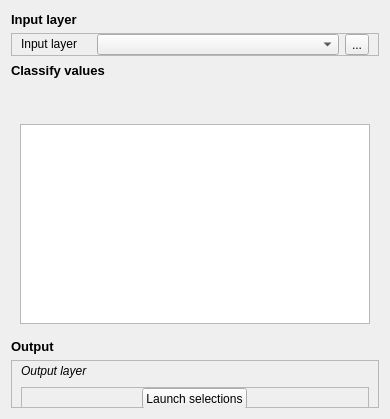
             <widget class="QWidget" name="selectionTab">
              <attribute name="title">
               <string>3 - Classification</string>
              </attribute>
              <layout class="QVBoxLayout" name="verticalLayout_2">
               <item>
                <widget class="QLabel" name="label_27">
                 <property name="minimumSize">
                  <size>
                   <width>0</width>
                   <height>16</height>
                  </size>
                 </property>
                 <property name="font">
                  <font>
                   <pointsize>10</pointsize>
                   <weight>75</weight>
                   <bold>true</bold>
                  </font>
                 </property>
                 <property name="text">
                  <string>Input layer</string>
                 </property>
                </widget>
               </item>
               <item>
                <widget class="QFrame" name="frame_6">
                 <property name="frameShape">
                  <enum>QFrame::StyledPanel</enum>
                 </property>
                 <property name="frameShadow">
                  <enum>QFrame::Raised</enum>
                 </property>
                 <layout class="QHBoxLayout" name="horizontalLayout">
                  <property name="topMargin">
                   <number>0</number>
                  </property>
                  <property name="bottomMargin">
                   <number>0</number>
                  </property>
                  <item>
                   <widget class="QLabel" name="selectionLayerLabel_7">
                    <property name="sizePolicy">
                     <sizepolicy hsizetype="Fixed" vsizetype="Fixed">
                      <horstretch>0</horstretch>
                      <verstretch>0</verstretch>
                     </sizepolicy>
                    </property>
                    <property name="minimumSize">
                     <size>
                      <width>70</width>
                      <height>16</height>
                     </size>
                    </property>
                    <property name="maximumSize">
                     <size>
                      <width>70</width>
                      <height>16777215</height>
                     </size>
                    </property>
                    <property name="layoutDirection">
                     <enum>Qt::LeftToRight</enum>
                    </property>
                    <property name="text">
                     <string>Input layer</string>
                    </property>
                   </widget>
                  </item>
                  <item>
                   <widget class="QgsMapLayerComboBox" name="selectionInLayerCombo_2">
                    <property name="sizePolicy">
                     <sizepolicy hsizetype="Expanding" vsizetype="Fixed">
                      <horstretch>0</horstretch>
                      <verstretch>0</verstretch>
                     </sizepolicy>
                    </property>
                    <property name="minimumSize">
                     <size>
                      <width>0</width>
                      <height>21</height>
                     </size>
                    </property>
                    <property name="maximumSize">
                     <size>
                      <width>16777215</width>
                      <height>21</height>
                     </size>
                    </property>
                   </widget>
                  </item>
                  <item>
                   <widget class="QToolButton" name="landuseInputLayer_2">
                    <property name="text">
                     <string>...</string>
                    </property>
                   </widget>
                  </item>
                 </layout>
                </widget>
               </item>
               <item>
                <widget class="QLabel" name="label_26">
                 <property name="minimumSize">
                  <size>
                   <width>0</width>
                   <height>16</height>
                  </size>
                 </property>
                 <property name="font">
                  <font>
                   <pointsize>10</pointsize>
                   <weight>75</weight>
                   <bold>true</bold>
                  </font>
                 </property>
                 <property name="text">
                  <string>Classify values</string>
                 </property>
                </widget>
               </item>
               <item>
                <widget class="QFrame" name="frictionFrame">
                 <property name="frameShape">
                  <enum>QFrame::NoFrame</enum>
                 </property>
                 <property name="frameShadow">
                  <enum>QFrame::Raised</enum>
                 </property>
                 <layout class="QVBoxLayout" name="verticalLayout_11">
                  <item>
                   <widget class="QFrame" name="frictionButtonsFrame">
                    <property name="sizePolicy">
                     <sizepolicy hsizetype="Expanding" vsizetype="Fixed">
                      <horstretch>0</horstretch>
                      <verstretch>0</verstretch>
                     </sizepolicy>
                    </property>
                    <property name="minimumSize">
                     <size>
                      <width>0</width>
                      <height>25</height>
                     </size>
                    </property>
                    <property name="frameShape">
                     <enum>QFrame::NoFrame</enum>
                    </property>
                    <property name="frameShadow">
                     <enum>QFrame::Raised</enum>
                    </property>
                    <widget class="QToolButton" name="frictionLoadClass">
                     <property name="geometry">
                      <rect>
                       <x>0</x>
                       <y>0</y>
                       <width>25</width>
                       <height>25</height>
                      </rect>
                     </property>
                     <property name="minimumSize">
                      <size>
                       <width>25</width>
                       <height>25</height>
                      </size>
                     </property>
                     <property name="toolTip">
                      <string>Reload classes</string>
                     </property>
                     <property name="text">
                      <string/>
                     </property>
                     <property name="icon">
                      <iconset resource="../BioDispersal/resources.qrc">
                       <normaloff>:/plugins/BioDispersal/icons/mActionRefresh.svg</normaloff>:/plugins/BioDispersal/icons/mActionRefresh.svg</iconset>
                     </property>
                     <property name="autoRaise">
                      <bool>true</bool>
                     </property>
                    </widget>
                    <widget class="QToolButton" name="frictionLoad">
                     <property name="geometry">
                      <rect>
                       <x>30</x>
                       <y>0</y>
                       <width>25</width>
                       <height>25</height>
                      </rect>
                     </property>
                     <property name="minimumSize">
                      <size>
                       <width>25</width>
                       <height>25</height>
                      </size>
                     </property>
                     <property name="toolTip">
                      <string>Import friction from CSV file</string>
                     </property>
                     <property name="text">
                      <string/>
                     </property>
                     <property name="icon">
                      <iconset resource="../BioDispersal/resources.qrc">
                       <normaloff>:/plugins/BioDispersal/icons/mActionFileOpen.svg</normaloff>:/plugins/BioDispersal/icons/mActionFileOpen.svg</iconset>
                     </property>
                     <property name="autoRaise">
                      <bool>true</bool>
                     </property>
                    </widget>
                    <widget class="QToolButton" name="frictionSave">
                     <property name="geometry">
                      <rect>
                       <x>60</x>
                       <y>0</y>
                       <width>25</width>
                       <height>25</height>
                      </rect>
                     </property>
                     <property name="minimumSize">
                      <size>
                       <width>25</width>
                       <height>25</height>
                      </size>
                     </property>
                     <property name="toolTip">
                      <string>Save friction as CSV file</string>
                     </property>
                     <property name="text">
                      <string/>
                     </property>
                     <property name="icon">
                      <iconset resource="../BioDispersal/resources.qrc">
                       <normaloff>:/plugins/BioDispersal/icons/mActionFileSaveAs.svg</normaloff>:/plugins/BioDispersal/icons/mActionFileSaveAs.svg</iconset>
                     </property>
                     <property name="autoRaise">
                      <bool>true</bool>
                     </property>
                    </widget>
                   </widget>
                  </item>
                  <item>
                   <widget class="QTableView" name="frictionView">
                    <property name="minimumSize">
                     <size>
                      <width>350</width>
                      <height>200</height>
                     </size>
                    </property>
                    <property name="alternatingRowColors">
                     <bool>true</bool>
                    </property>
                    <property name="sortingEnabled">
                     <bool>true</bool>
                    </property>
                   </widget>
                  </item>
                 </layout>
                </widget>
               </item>
               <item>
                <widget class="QLabel" name="selectionLabel_5">
                 <property name="sizePolicy">
                  <sizepolicy hsizetype="Expanding" vsizetype="Fixed">
                   <horstretch>0</horstretch>
                   <verstretch>0</verstretch>
                  </sizepolicy>
                 </property>
                 <property name="font">
                  <font>
                   <pointsize>10</pointsize>
                   <weight>75</weight>
                   <bold>true</bold>
                  </font>
                 </property>
                 <property name="text">
                  <string>Output</string>
                 </property>
                 <property name="alignment">
                  <set>Qt::AlignLeading|Qt::AlignLeft|Qt::AlignVCenter</set>
                 </property>
                </widget>
               </item>
               <item>
                <widget class="QFrame" name="frame_7">
                 <property name="minimumSize">
                  <size>
                   <width>0</width>
                   <height>48</height>
                  </size>
                 </property>
                 <property name="maximumSize">
                  <size>
                   <width>16777215</width>
                   <height>48</height>
                  </size>
                 </property>
                 <property name="frameShape">
                  <enum>QFrame::StyledPanel</enum>
                 </property>
                 <property name="frameShadow">
                  <enum>QFrame::Raised</enum>
                 </property>
                 <layout class="QGridLayout" name="gridLayout_8">
                  <property name="topMargin">
                   <number>0</number>
                  </property>
                  <property name="bottomMargin">
                   <number>0</number>
                  </property>
                  <item row="0" column="1">
                   <widget class="QgsFileWidget" name="resultsOutLayer_2">
                    <property name="sizePolicy">
                     <sizepolicy hsizetype="Expanding" vsizetype="Fixed">
                      <horstretch>0</horstretch>
                      <verstretch>0</verstretch>
                     </sizepolicy>
                    </property>
                    <property name="minimumSize">
                     <size>
                      <width>100</width>
                      <height>21</height>
                     </size>
                    </property>
                    <property name="maximumSize">
                     <size>
                      <width>16777215</width>
                      <height>21</height>
                     </size>
                    </property>
                    <property name="accessibleName">
                     <string/>
                    </property>
                    <property name="accessibleDescription">
                     <string/>
                    </property>
                    <property name="dialogTitle">
                     <string/>
                    </property>
                    <property name="defaultRoot">
                     <string/>
                    </property>
                   </widget>
                  </item>
                  <item row="0" column="0">
                   <widget class="QLabel" name="selectionLayerLabel_12">
                    <property name="sizePolicy">
                     <sizepolicy hsizetype="Fixed" vsizetype="Fixed">
                      <horstretch>0</horstretch>
                      <verstretch>0</verstretch>
                     </sizepolicy>
                    </property>
                    <property name="minimumSize">
                     <size>
                      <width>80</width>
                      <height>16</height>
                     </size>
                    </property>
                    <property name="font">
                     <font>
                      <weight>50</weight>
                      <italic>true</italic>
                      <bold>false</bold>
                     </font>
                    </property>
                    <property name="text">
                     <string>Output layer</string>
                    </property>
                   </widget>
                  </item>
                  <item row="1" column="0" colspan="2">
                   <widget class="QFrame" name="frame_8">
                    <property name="minimumSize">
                     <size>
                      <width>0</width>
                      <height>21</height>
                     </size>
                    </property>
                    <property name="maximumSize">
                     <size>
                      <width>16777215</width>
                      <height>21</height>
                     </size>
                    </property>
                    <property name="frameShape">
                     <enum>QFrame::StyledPanel</enum>
                    </property>
                    <property name="frameShadow">
                     <enum>QFrame::Raised</enum>
                    </property>
                    <layout class="QHBoxLayout" name="horizontalLayout_5">
                     <property name="spacing">
                      <number>0</number>
                     </property>
                     <property name="leftMargin">
                      <number>0</number>
                     </property>
                     <property name="topMargin">
                      <number>0</number>
                     </property>
                     <property name="rightMargin">
                      <number>0</number>
                     </property>
                     <property name="bottomMargin">
                      <number>0</number>
                     </property>
                     <item>
                      <widget class="QPushButton" name="selectionRun_2">
                       <property name="sizePolicy">
                        <sizepolicy hsizetype="Fixed" vsizetype="Fixed">
                         <horstretch>0</horstretch>
                         <verstretch>21</verstretch>
                        </sizepolicy>
                       </property>
                       <property name="minimumSize">
                        <size>
                         <width>0</width>
                         <height>21</height>
                        </size>
                       </property>
                       <property name="layoutDirection">
                        <enum>Qt::LeftToRight</enum>
                       </property>
                       <property name="text">
                        <string>Launch selections</string>
                       </property>
                       <property name="icon">
                        <iconset resource="../BioDispersal/resources.qrc">
                         <normaloff>:/plugins/BioDispersal/icons/play.svg</normaloff>:/plugins/BioDispersal/icons/play.svg</iconset>
                       </property>
                      </widget>
                     </item>
                    </layout>
                   </widget>
                  </item>
                 </layout>
                </widget>
               </item>
              </layout>
             </widget>
